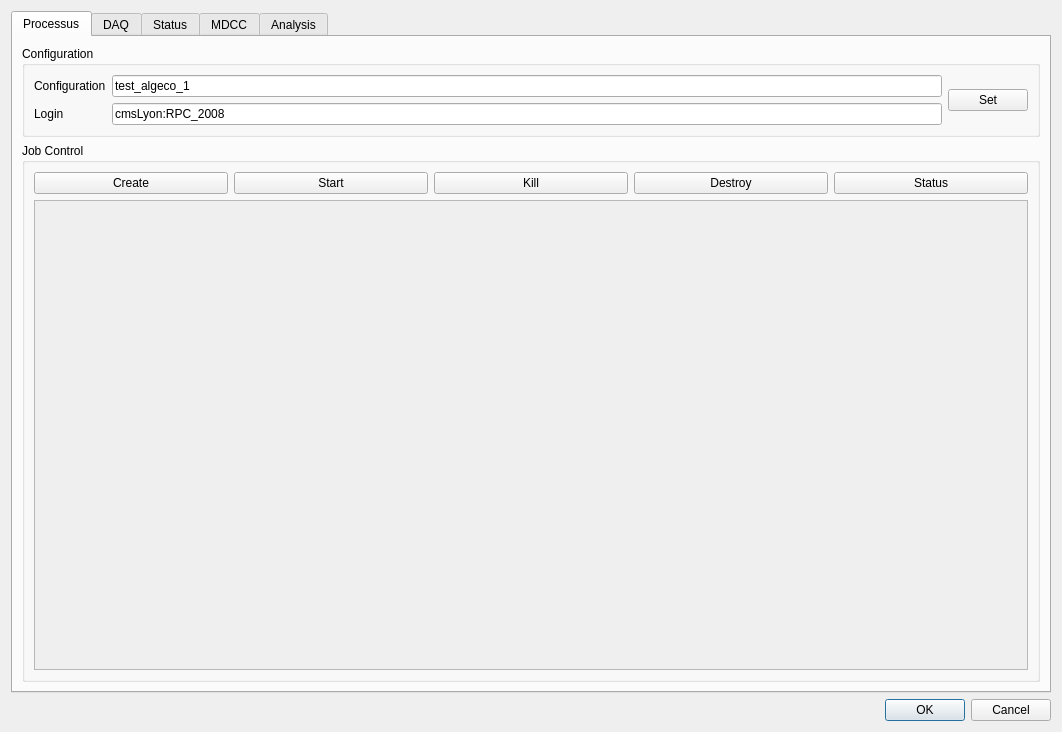
<?xml version="1.0" encoding="UTF-8"?>
<ui version="4.0">
 <class>Dialog</class>
 <widget class="QDialog" name="Dialog">
  <property name="geometry">
   <rect>
    <x>0</x>
    <y>0</y>
    <width>1062</width>
    <height>717</height>
   </rect>
  </property>
  <property name="windowTitle">
   <string>Dialog</string>
  </property>
  <layout class="QVBoxLayout" name="verticalLayout">
   <item>
    <widget class="QTabWidget" name="tabWidget">
     <property name="currentIndex">
      <number>0</number>
     </property>
     <widget class="QWidget" name="Processus">
      <attribute name="title">
       <string>Processus</string>
      </attribute>
      <layout class="QGridLayout" name="gridLayout_3">
       <item row="1" column="0">
        <widget class="QGroupBox" name="groupBox_2">
         <property name="title">
          <string>Job Control</string>
         </property>
         <layout class="QGridLayout" name="gridLayout">
          <item row="0" column="0">
           <widget class="QPushButton" name="JCCreate">
            <property name="text">
             <string>Create</string>
            </property>
           </widget>
          </item>
          <item row="0" column="1">
           <widget class="QPushButton" name="JCStart">
            <property name="text">
             <string>Start</string>
            </property>
           </widget>
          </item>
          <item row="0" column="2">
           <widget class="QPushButton" name="JCKill">
            <property name="text">
             <string>Kill</string>
            </property>
           </widget>
          </item>
          <item row="0" column="3">
           <widget class="QPushButton" name="JCDestroy">
            <property name="text">
             <string>Destroy</string>
            </property>
           </widget>
          </item>
          <item row="0" column="4">
           <widget class="QPushButton" name="JCStatus">
            <property name="text">
             <string>Status</string>
            </property>
           </widget>
          </item>
          <item row="1" column="0" colspan="5">
           <widget class="QPlainTextEdit" name="plainTextEdit">
            <property name="enabled">
             <bool>false</bool>
            </property>
           </widget>
          </item>
         </layout>
        </widget>
       </item>
       <item row="0" column="0">
        <widget class="QGroupBox" name="groupBox">
         <property name="title">
          <string>Configuration</string>
         </property>
         <property name="flat">
          <bool>false</bool>
         </property>
         <layout class="QGridLayout" name="gridLayout_2">
          <item row="0" column="0">
           <widget class="QLabel" name="label">
            <property name="text">
             <string>Configuration</string>
            </property>
           </widget>
          </item>
          <item row="0" column="1">
           <widget class="QLineEdit" name="LEConfiguration">
            <property name="text">
             <string>test_algeco_1</string>
            </property>
           </widget>
          </item>
          <item row="0" column="2" rowspan="2">
           <widget class="QPushButton" name="PBConfiguration">
            <property name="text">
             <string>Set</string>
            </property>
           </widget>
          </item>
          <item row="1" column="0">
           <widget class="QLabel" name="label_2">
            <property name="text">
             <string>Login</string>
            </property>
           </widget>
          </item>
          <item row="1" column="1">
           <widget class="QLineEdit" name="LELogin">
            <property name="text">
             <string>cmsLyon:RPC_2008</string>
            </property>
           </widget>
          </item>
         </layout>
        </widget>
       </item>
      </layout>
     </widget>
     <widget class="QWidget" name="tab_2">
      <attribute name="title">
       <string>DAQ</string>
      </attribute>
      <widget class="QGroupBox" name="groupBox_3">
       <property name="geometry">
        <rect>
         <x>9</x>
         <y>9</y>
         <width>963</width>
         <height>180</height>
        </rect>
       </property>
       <property name="title">
        <string>Commands</string>
       </property>
       <layout class="QGridLayout" name="gridLayout_4">
        <item row="0" column="0">
         <widget class="QPushButton" name="PBCreate">
          <property name="text">
           <string>Create</string>
          </property>
         </widget>
        </item>
        <item row="0" column="1">
         <widget class="QPushButton" name="PBDiscover">
          <property name="text">
           <string>Discover</string>
          </property>
         </widget>
        </item>
        <item row="0" column="2">
         <widget class="QPushButton" name="PBService">
          <property name="text">
           <string>Service</string>
          </property>
         </widget>
        </item>
        <item row="0" column="3" colspan="2">
         <spacer name="horizontalSpacer">
          <property name="orientation">
           <enum>Qt::Horizontal</enum>
          </property>
          <property name="sizeHint" stdset="0">
           <size>
            <width>308</width>
            <height>20</height>
           </size>
          </property>
         </spacer>
        </item>
        <item row="0" column="5">
         <widget class="QPushButton" name="PBStartup">
          <property name="text">
           <string>Startup</string>
          </property>
         </widget>
        </item>
        <item row="0" column="6">
         <widget class="QGroupBox" name="groupBox_13">
          <property name="title">
           <string>Run</string>
          </property>
          <widget class="QLabel" name="LARun">
           <property name="geometry">
            <rect>
             <x>20</x>
             <y>30</y>
             <width>151</width>
             <height>18</height>
            </rect>
           </property>
           <property name="text">
            <string>9999999 9999999</string>
           </property>
          </widget>
         </widget>
        </item>
        <item row="0" column="7">
         <widget class="QGroupBox" name="groupBox_4">
          <property name="title">
           <string>State</string>
          </property>
          <layout class="QHBoxLayout" name="horizontalLayout_2">
           <item>
            <widget class="QLabel" name="LADAQState">
             <property name="text">
              <string>UNKNOWN</string>
             </property>
            </widget>
           </item>
          </layout>
         </widget>
        </item>
        <item row="1" column="0">
         <widget class="QPushButton" name="PBInitialise">
          <property name="text">
           <string>Initialise</string>
          </property>
         </widget>
        </item>
        <item row="1" column="1" colspan="2">
         <widget class="QPushButton" name="PBConfigure">
          <property name="text">
           <string>Configure</string>
          </property>
         </widget>
        </item>
        <item row="1" column="3">
         <widget class="QPushButton" name="PBStart">
          <property name="text">
           <string>Start</string>
          </property>
         </widget>
        </item>
        <item row="1" column="4">
         <widget class="QPushButton" name="PBStop">
          <property name="text">
           <string>Stop</string>
          </property>
         </widget>
        </item>
        <item row="1" column="5">
         <widget class="QPushButton" name="PBDestroy">
          <property name="text">
           <string>Destroy</string>
          </property>
         </widget>
        </item>
        <item row="1" column="6">
         <spacer name="horizontalSpacer_8">
          <property name="orientation">
           <enum>Qt::Horizontal</enum>
          </property>
          <property name="sizeHint" stdset="0">
           <size>
            <width>202</width>
            <height>20</height>
           </size>
          </property>
         </spacer>
        </item>
        <item row="1" column="7">
         <widget class="QGroupBox" name="groupBox_5">
          <property name="title">
           <string>Status</string>
          </property>
          <layout class="QHBoxLayout" name="horizontalLayout_3">
           <item>
            <widget class="QLabel" name="LADAQStatus">
             <property name="text">
              <string>Failed</string>
             </property>
            </widget>
           </item>
          </layout>
         </widget>
        </item>
        <item row="2" column="0">
         <widget class="QLabel" name="label_13">
          <property name="text">
           <string>DB State</string>
          </property>
         </widget>
        </item>
        <item row="2" column="1" colspan="2">
         <widget class="QLineEdit" name="LEDBState">
          <property name="text">
           <string>sdhcal_dome_2</string>
          </property>
         </widget>
        </item>
        <item row="2" column="3">
         <widget class="QPushButton" name="PBDownload">
          <property name="text">
           <string>Download</string>
          </property>
         </widget>
        </item>
        <item row="2" column="5">
         <spacer name="horizontalSpacer_6">
          <property name="orientation">
           <enum>Qt::Horizontal</enum>
          </property>
          <property name="sizeHint" stdset="0">
           <size>
            <width>40</width>
            <height>20</height>
           </size>
          </property>
         </spacer>
        </item>
        <item row="2" column="7">
         <widget class="QPushButton" name="PBDaqStatus">
          <property name="text">
           <string>Status</string>
          </property>
         </widget>
        </item>
       </layout>
      </widget>
      <widget class="QPlainTextEdit" name="PTEDaq">
       <property name="enabled">
        <bool>false</bool>
       </property>
       <property name="geometry">
        <rect>
         <x>9</x>
         <y>459</y>
         <width>1022</width>
         <height>173</height>
        </rect>
       </property>
      </widget>
     </widget>
     <widget class="QWidget" name="tab_3">
      <attribute name="title">
       <string>Status</string>
      </attribute>
      <layout class="QVBoxLayout" name="verticalLayout_2">
       <item>
        <widget class="QGroupBox" name="groupBox_8">
         <property name="title">
          <string>Event Builder</string>
         </property>
         <layout class="QGridLayout" name="gridLayout_8">
          <item row="0" column="0">
           <widget class="QPushButton" name="PBEvbStatus">
            <property name="text">
             <string>Check</string>
            </property>
           </widget>
          </item>
          <item row="0" column="1">
           <widget class="QTextEdit" name="TEEvbStatus">
            <property name="enabled">
             <bool>false</bool>
            </property>
           </widget>
          </item>
         </layout>
        </widget>
       </item>
       <item>
        <widget class="QGroupBox" name="groupBox_9">
         <property name="title">
          <string>Data Base</string>
         </property>
         <layout class="QGridLayout" name="gridLayout_7">
          <item row="0" column="0">
           <widget class="QPushButton" name="PBDbStatus">
            <property name="text">
             <string>Check</string>
            </property>
           </widget>
          </item>
          <item row="0" column="1">
           <widget class="QTextEdit" name="TEDbStatus">
            <property name="enabled">
             <bool>false</bool>
            </property>
           </widget>
          </item>
         </layout>
        </widget>
       </item>
       <item>
        <widget class="QGroupBox" name="groupBox_10">
         <property name="minimumSize">
          <size>
           <width>0</width>
           <height>400</height>
          </size>
         </property>
         <property name="title">
          <string>DIF</string>
         </property>
         <layout class="QGridLayout" name="gridLayout_6">
          <item row="0" column="0">
           <widget class="QPushButton" name="PBDifStatus">
            <property name="text">
             <string>Check</string>
            </property>
           </widget>
          </item>
          <item row="0" column="1">
           <widget class="QTextEdit" name="TEDifStatus">
            <property name="enabled">
             <bool>false</bool>
            </property>
           </widget>
          </item>
         </layout>
        </widget>
       </item>
      </layout>
     </widget>
     <widget class="QWidget" name="tab">
      <attribute name="title">
       <string>MDCC</string>
      </attribute>
      <layout class="QGridLayout" name="gridLayout_5">
       <item row="0" column="0">
        <widget class="QGroupBox" name="groupBox_6">
         <property name="title">
          <string>MDCC for TDC</string>
         </property>
         <layout class="QHBoxLayout" name="horizontalLayout_9">
          <item>
           <widget class="QFrame" name="frame_7">
            <property name="frameShape">
             <enum>QFrame::StyledPanel</enum>
            </property>
            <property name="frameShadow">
             <enum>QFrame::Raised</enum>
            </property>
            <layout class="QVBoxLayout" name="verticalLayout_5">
             <item>
              <widget class="QPushButton" name="PBMdccSet">
               <property name="text">
                <string>Set Registers</string>
               </property>
              </widget>
             </item>
             <item>
              <widget class="QPushButton" name="PBMdccResetCounters">
               <property name="text">
                <string>Reset Counters</string>
               </property>
              </widget>
             </item>
             <item>
              <widget class="QPushButton" name="PBMdccResetTdc">
               <property name="text">
                <string>Reset TDC</string>
               </property>
              </widget>
             </item>
             <item>
              <widget class="QPushButton" name="PBMdccPause">
               <property name="text">
                <string>Pause</string>
               </property>
              </widget>
             </item>
             <item>
              <widget class="QPushButton" name="PBMdccResume">
               <property name="text">
                <string>Resume</string>
               </property>
              </widget>
             </item>
             <item>
              <widget class="QPushButton" name="PBMdccPhysic">
               <property name="text">
                <string>Physic</string>
               </property>
              </widget>
             </item>
             <item>
              <spacer name="verticalSpacer_3">
               <property name="orientation">
                <enum>Qt::Vertical</enum>
               </property>
               <property name="sizeHint" stdset="0">
                <size>
                 <width>20</width>
                 <height>139</height>
                </size>
               </property>
              </spacer>
             </item>
            </layout>
           </widget>
          </item>
          <item>
           <spacer name="horizontalSpacer_2">
            <property name="orientation">
             <enum>Qt::Horizontal</enum>
            </property>
            <property name="sizeHint" stdset="0">
             <size>
              <width>40</width>
              <height>20</height>
             </size>
            </property>
           </spacer>
          </item>
          <item>
           <widget class="QFrame" name="frame_6">
            <property name="frameShape">
             <enum>QFrame::StyledPanel</enum>
            </property>
            <property name="frameShadow">
             <enum>QFrame::Raised</enum>
            </property>
            <layout class="QVBoxLayout" name="verticalLayout_4">
             <item>
              <widget class="QFrame" name="frame_5">
               <property name="frameShape">
                <enum>QFrame::StyledPanel</enum>
               </property>
               <property name="frameShadow">
                <enum>QFrame::Raised</enum>
               </property>
               <layout class="QHBoxLayout" name="horizontalLayout_7">
                <item>
                 <widget class="QLabel" name="label_6">
                  <property name="text">
                   <string>Window Mode</string>
                  </property>
                 </widget>
                </item>
                <item>
                 <widget class="QSpinBox" name="SBWindowMode">
                  <property name="toolTip">
                   <string extracomment="WindowConfig_reg(5 downto 0)=“000001” –&gt; start of spill et end of spill&#9; WindowConfig_reg(5 downto 0)=“000010” –&gt; start of spill et duree programmable WindowConfig_reg(5 downto 0)=“000100” –&gt; compteur interne WindowConfig_reg(5 downto 0)=“001000” –&gt; calibration avec spillon/spilloff interne declenché par calib_reg(1),  ne devrait pas fournir de fenetres courtes (comme spioll interne asynchrone avec calib_reg  WindowConfig_reg(5 downto 0)=“010000” –&gt; compteur interne mais seulement sur start_of_spill et duree programmable WindowConfig_reg(5 downto 0)=“100000” –&gt; compteur interne avec debut comptage sur finbusy"/>
                  </property>
                  <property name="minimum">
                   <number>1</number>
                  </property>
                  <property name="maximum">
                   <number>256</number>
                  </property>
                  <property name="value">
                   <number>64</number>
                  </property>
                 </widget>
                </item>
               </layout>
              </widget>
             </item>
             <item>
              <widget class="QFrame" name="frame">
               <property name="frameShape">
                <enum>QFrame::StyledPanel</enum>
               </property>
               <property name="frameShadow">
                <enum>QFrame::Raised</enum>
               </property>
               <layout class="QHBoxLayout" name="horizontalLayout">
                <item>
                 <widget class="QLabel" name="label_3">
                  <property name="text">
                   <string>Spill On</string>
                  </property>
                 </widget>
                </item>
                <item>
                 <widget class="QLineEdit" name="LESpillOn">
                  <property name="text">
                   <string>10000</string>
                  </property>
                 </widget>
                </item>
               </layout>
              </widget>
             </item>
             <item>
              <widget class="QFrame" name="frame_2">
               <property name="frameShape">
                <enum>QFrame::StyledPanel</enum>
               </property>
               <property name="frameShadow">
                <enum>QFrame::Raised</enum>
               </property>
               <layout class="QHBoxLayout" name="horizontalLayout_4">
                <item>
                 <widget class="QLabel" name="label_4">
                  <property name="text">
                   <string>Spill Off</string>
                  </property>
                 </widget>
                </item>
                <item>
                 <widget class="QLineEdit" name="LESpillOff">
                  <property name="text">
                   <string>10000</string>
                  </property>
                 </widget>
                </item>
               </layout>
              </widget>
             </item>
             <item>
              <widget class="QFrame" name="frame_4">
               <property name="frameShape">
                <enum>QFrame::StyledPanel</enum>
               </property>
               <property name="frameShadow">
                <enum>QFrame::Raised</enum>
               </property>
               <layout class="QHBoxLayout" name="horizontalLayout_6">
                <item>
                 <widget class="QLabel" name="label_7">
                  <property name="text">
                   <string>Busy Latch</string>
                  </property>
                 </widget>
                </item>
                <item>
                 <widget class="QSpinBox" name="SBBusy">
                  <property name="minimum">
                   <number>1</number>
                  </property>
                 </widget>
                </item>
               </layout>
              </widget>
             </item>
             <item>
              <widget class="QFrame" name="frame_3">
               <property name="frameShape">
                <enum>QFrame::StyledPanel</enum>
               </property>
               <property name="frameShadow">
                <enum>QFrame::Raised</enum>
               </property>
               <layout class="QHBoxLayout" name="horizontalLayout_5">
                <item>
                 <widget class="QLabel" name="label_5">
                  <property name="text">
                   <string>Beam</string>
                  </property>
                 </widget>
                </item>
                <item>
                 <widget class="QLineEdit" name="LEBeamOn">
                  <property name="text">
                   <string>10000000</string>
                  </property>
                 </widget>
                </item>
               </layout>
              </widget>
             </item>
             <item>
              <spacer name="verticalSpacer">
               <property name="orientation">
                <enum>Qt::Vertical</enum>
               </property>
               <property name="sizeHint" stdset="0">
                <size>
                 <width>20</width>
                 <height>42</height>
                </size>
               </property>
              </spacer>
             </item>
            </layout>
           </widget>
          </item>
          <item>
           <spacer name="horizontalSpacer_9">
            <property name="orientation">
             <enum>Qt::Horizontal</enum>
            </property>
            <property name="sizeHint" stdset="0">
             <size>
              <width>131</width>
              <height>20</height>
             </size>
            </property>
           </spacer>
          </item>
          <item>
           <widget class="QTextEdit" name="TEMdcc">
            <property name="enabled">
             <bool>false</bool>
            </property>
           </widget>
          </item>
         </layout>
        </widget>
       </item>
      </layout>
     </widget>
     <widget class="QWidget" name="analysis">
      <attribute name="title">
       <string>Analysis</string>
      </attribute>
      <layout class="QVBoxLayout" name="verticalLayout_6">
       <item>
        <widget class="QGroupBox" name="groupBox_14">
         <property name="title">
          <string>Histograms</string>
         </property>
         <layout class="QGridLayout" name="gridLayout_12">
          <item row="0" column="0">
           <widget class="QFrame" name="frame_9">
            <property name="frameShape">
             <enum>QFrame::StyledPanel</enum>
            </property>
            <property name="frameShadow">
             <enum>QFrame::Raised</enum>
            </property>
            <layout class="QGridLayout" name="gridLayout_11">
             <item row="0" column="0">
              <widget class="QPushButton" name="PBMonitor">
               <property name="text">
                <string>Monitor</string>
               </property>
              </widget>
             </item>
             <item row="0" column="1">
              <widget class="QSpinBox" name="SBRun">
               <property name="minimum">
                <number>743000</number>
               </property>
               <property name="maximum">
                <number>800000</number>
               </property>
               <property name="value">
                <number>744670</number>
               </property>
              </widget>
             </item>
             <item row="1" column="0">
              <widget class="QPushButton" name="PBProcStart">
               <property name="text">
                <string>Process</string>
               </property>
              </widget>
             </item>
             <item row="1" column="1">
              <widget class="QPushButton" name="PBProcStop">
               <property name="text">
                <string>Stop</string>
               </property>
              </widget>
             </item>
             <item row="2" column="0">
              <widget class="QPushButton" name="PBProcStatus">
               <property name="text">
                <string>Status</string>
               </property>
              </widget>
             </item>
             <item row="2" column="1">
              <widget class="QFrame" name="frame_8">
               <property name="frameShape">
                <enum>QFrame::StyledPanel</enum>
               </property>
               <property name="frameShadow">
                <enum>QFrame::Raised</enum>
               </property>
               <layout class="QHBoxLayout" name="horizontalLayout_10">
                <item>
                 <widget class="QLabel" name="LAProcessEvent">
                  <property name="text">
                   <string>00000000</string>
                  </property>
                 </widget>
                </item>
                <item>
                 <widget class="QLabel" name="LAProcessRun">
                  <property name="text">
                   <string>00000000</string>
                  </property>
                 </widget>
                </item>
               </layout>
              </widget>
             </item>
             <item row="3" column="0">
              <spacer name="verticalSpacer_4">
               <property name="orientation">
                <enum>Qt::Vertical</enum>
               </property>
               <property name="sizeHint" stdset="0">
                <size>
                 <width>20</width>
                 <height>24</height>
                </size>
               </property>
              </spacer>
             </item>
             <item row="3" column="1">
              <widget class="QPushButton" name="PBHistoList">
               <property name="text">
                <string>Histo List</string>
               </property>
              </widget>
             </item>
            </layout>
           </widget>
          </item>
          <item row="0" column="1" rowspan="2">
           <widget class="QListView" name="LVHisto"/>
          </item>
          <item row="1" column="0">
           <spacer name="verticalSpacer_2">
            <property name="orientation">
             <enum>Qt::Vertical</enum>
            </property>
            <property name="sizeHint" stdset="0">
             <size>
              <width>20</width>
              <height>442</height>
             </size>
            </property>
           </spacer>
          </item>
         </layout>
        </widget>
       </item>
      </layout>
     </widget>
    </widget>
   </item>
   <item>
    <widget class="QDialogButtonBox" name="buttonBox">
     <property name="orientation">
      <enum>Qt::Horizontal</enum>
     </property>
     <property name="standardButtons">
      <set>QDialogButtonBox::Cancel|QDialogButtonBox::Ok</set>
     </property>
    </widget>
   </item>
  </layout>
 </widget>
 <resources/>
 <connections>
  <connection>
   <sender>buttonBox</sender>
   <signal>accepted()</signal>
   <receiver>Dialog</receiver>
   <slot>accept()</slot>
   <hints>
    <hint type="sourcelabel">
     <x>248</x>
     <y>254</y>
    </hint>
    <hint type="destinationlabel">
     <x>157</x>
     <y>274</y>
    </hint>
   </hints>
  </connection>
  <connection>
   <sender>buttonBox</sender>
   <signal>rejected()</signal>
   <receiver>Dialog</receiver>
   <slot>reject()</slot>
   <hints>
    <hint type="sourcelabel">
     <x>316</x>
     <y>260</y>
    </hint>
    <hint type="destinationlabel">
     <x>286</x>
     <y>274</y>
    </hint>
   </hints>
  </connection>
 </connections>
</ui>
